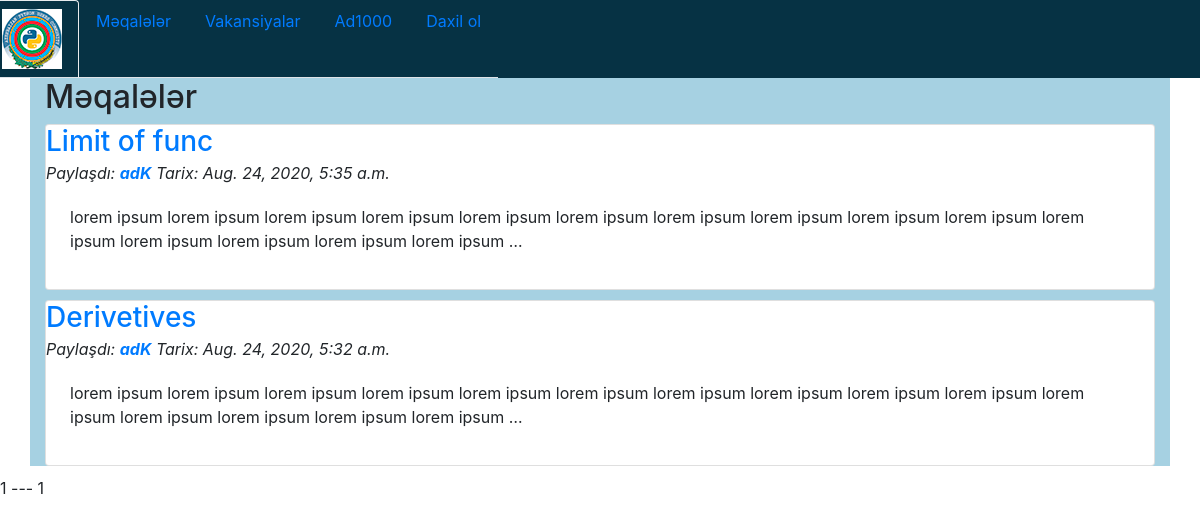
The app's page /blogs/ with its own data.
### blog/models.py (models this page shows, shortened)
class Post(m.Model):
    category = m.ForeignKey(Category, null =True, on_delete=m.SET_NULL)
    title = m.CharField("Başlıq", max_length=20)
    content = m.TextField()
    author = m.ForeignKey(User, on_delete=m.CASCADE)
    date_created = m.DateTimeField(default= timezone.now)
    STATUS_CHOICES = (
        ('Draft', 'draft'),
        ('Published', 'published'))
    status = m.CharField(max_length=10, choices=STATUS_CHOICES, default='draft')
    objects = m.Manager()
    published = PublishedManager()
    """
        published - Query set manager where all objects is 'posts with published status.
        at: class PublishedManager'

    """
    class Meta:
        verbose_name, verbose_name_plural = "Post", "Postlar"

### blog/views.py (the view)
# urls.py: path('', PostListView.as_view(), name='post_list'),
class PostListView(ListView):
    model = Post
    template_name = 'blog/post_list.html'
    paginate_by = 4
    context_object_name = 'posts'
    ordering = ['-date_created']

### blog/templates/blog/post_list.html (shortened to what this page needs)
{% extends 'base.html' %}
{% load static %}
{% block body %}
<div class="container">
    <div class="blog-list">
        <div class="row">
            <div class="col-md-12">
                <h2> Məqalələr</h2>
            </div>
        </div>
        {% for post in posts%}
        <div class = "card">
            <a href="{% url 'blog:about_post' post.id %}"> <h3> {{post.title}}</h3></a>
            <div class = "card-subtitle">
                <i> Paylaşdı: <a href="#"> <strong>{{post.author}}</strong></a> Tarix:  {{post.date_created}} </i>
            </div>
            <div class="card-body ml-1">{{post.content|truncatewords:30|linebreaks}}</div>
        </div>
        {% endfor %}
    </div>
</div>
{% include 'blog/pagination.html' with page=page_obj %}
{% endblock %}

### home/static/home/base.css (style rules this page uses)
div.container { background-color: rgb(166, 209, 226); }
div.card { margin-bottom: 10px; }

### records on screen
Post: title "Limit of func", author "adK", date_created "Aug. 24, 2020, 5:35 a.m.", content "lorem ipsum lorem ipsum lorem ipsum lorem ipsum lorem ipsum lorem ipsum lorem ipsum lorem ipsum lorem ipsum lorem ipsum lorem ipsum lorem ipsum lorem ipsum lorem ipsum lorem ipsum …"
Post: title "Derivetives", author "adK", date_created "Aug. 24, 2020, 5:32 a.m.", content "lorem ipsum lorem ipsum lorem ipsum lorem ipsum lorem ipsum lorem ipsum lorem ipsum lorem ipsum lorem ipsum lorem ipsum lorem ipsum lorem ipsum lorem ipsum lorem ipsum lorem ipsum …"

### other values on screen
{{ page.number }} "1"
{{ page.paginator.num_pages }} "1"
